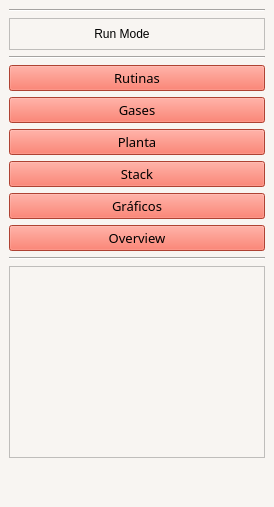
  <widget class="QDockWidget" name="dockWidget">
   <property name="minimumSize">
    <size>
     <width>183</width>
     <height>367</height>
    </size>
   </property>
   <property name="font">
    <font>
     <family>Century Gothic</family>
     <pointsize>10</pointsize>
     <weight>50</weight>
     <italic>false</italic>
     <bold>false</bold>
    </font>
   </property>
   <property name="styleSheet">
    <string notr="true">background-color: #f8f5f2



</string>
   </property>
   <property name="features">
    <set>QDockWidget::DockWidgetFloatable|QDockWidget::DockWidgetMovable</set>
   </property>
   <property name="windowTitle">
    <string>Control</string>
   </property>
   <attribute name="dockWidgetArea">
    <number>1</number>
   </attribute>
   <widget class="QWidget" name="dockWidgetContents">
    <property name="styleSheet">
     <string notr="true">QPushButton{
font:  &quot;Century Gothic&quot;;
background-color: #f45d48;
font: 10pt strong;
}
QLabel{
background-color: #f8f5f2;
}
.QHBoxLayout{
background-color:#f8f5f2}</string>
    </property>
    <layout class="QVBoxLayout" name="verticalLayout_7">
     <item>
      <widget class="Line" name="line_19">
       <property name="orientation">
        <enum>Qt::Horizontal</enum>
       </property>
      </widget>
     </item>
     <item>
      <widget class="QFrame" name="frame">
       <property name="sizePolicy">
        <sizepolicy hsizetype="Preferred" vsizetype="Preferred">
         <horstretch>0</horstretch>
         <verstretch>0</verstretch>
        </sizepolicy>
       </property>
       <property name="styleSheet">
        <string notr="true"/>
       </property>
       <property name="frameShape">
        <enum>QFrame::StyledPanel</enum>
       </property>
       <property name="frameShadow">
        <enum>QFrame::Raised</enum>
       </property>
       <layout class="QFormLayout" name="formLayout">
        <property name="horizontalSpacing">
         <number>0</number>
        </property>
        <property name="verticalSpacing">
         <number>0</number>
        </property>
        <property name="leftMargin">
         <number>0</number>
        </property>
        <property name="topMargin">
         <number>0</number>
        </property>
        <property name="rightMargin">
         <number>0</number>
        </property>
        <property name="bottomMargin">
         <number>0</number>
        </property>
        <item row="0" column="0" colspan="2">
         <layout class="QHBoxLayout" name="horizontalLayout_7">
          <property name="spacing">
           <number>0</number>
          </property>
          <item>
           <widget class="QLabel" name="label_56">
            <property name="sizePolicy">
             <sizepolicy hsizetype="Expanding" vsizetype="Preferred">
              <horstretch>0</horstretch>
              <verstretch>0</verstretch>
             </sizepolicy>
            </property>
            <property name="text">
             <string>Run Mode</string>
            </property>
            <property name="alignment">
             <set>Qt::AlignCenter</set>
            </property>
           </widget>
          </item>
          <item>
           <widget class="QLabel" name="CPU_Run">
            <property name="minimumSize">
             <size>
              <width>30</width>
              <height>30</height>
             </size>
            </property>
            <property name="maximumSize">
             <size>
              <width>30</width>
              <height>30</height>
             </size>
            </property>
            <property name="baseSize">
             <size>
              <width>30</width>
              <height>30</height>
             </size>
            </property>
            <property name="styleSheet">
             <string notr="true"/>
            </property>
            <property name="text">
             <string/>
            </property>
            <property name="pixmap">
             <pixmap>img/Luz_gris.svg</pixmap>
            </property>
            <property name="scaledContents">
             <bool>true</bool>
            </property>
           </widget>
          </item>
         </layout>
        </item>
       </layout>
      </widget>
     </item>
     <item>
      <widget class="Line" name="line_20">
       <property name="orientation">
        <enum>Qt::Horizontal</enum>
       </property>
      </widget>
     </item>
     <item>
      <widget class="QPushButton" name="pushButton_Rutinas">
       <property name="styleSheet">
        <string notr="true"/>
       </property>
       <property name="text">
        <string>Rutinas</string>
       </property>
      </widget>
     </item>
     <item>
      <widget class="QPushButton" name="pushButton_VGases">
       <property name="text">
        <string>Gases</string>
       </property>
      </widget>
     </item>
     <item>
      <widget class="QPushButton" name="pushButton_VPress">
       <property name="text">
        <string>Planta</string>
       </property>
      </widget>
     </item>
     <item>
      <widget class="QPushButton" name="pushButton_VTemp">
       <property name="text">
        <string>Stack</string>
       </property>
      </widget>
     </item>
     <item>
      <widget class="QPushButton" name="pushButton_Graficos">
       <property name="font">
        <font>
         <family>strong</family>
         <pointsize>10</pointsize>
         <weight>50</weight>
         <italic>false</italic>
         <bold>false</bold>
        </font>
       </property>
       <property name="text">
        <string>Gráficos</string>
       </property>
      </widget>
     </item>
     <item>
      <widget class="QPushButton" name="pushButton_Overview">
       <property name="text">
        <string>Overview</string>
       </property>
      </widget>
     </item>
     <item>
      <widget class="Line" name="line_18">
       <property name="orientation">
        <enum>Qt::Horizontal</enum>
       </property>
      </widget>
     </item>
     <item>
      <widget class="QTextBrowser" name="Log_register"/>
     </item>
     <item>
      <spacer name="verticalSpacer_3">
       <property name="orientation">
        <enum>Qt::Vertical</enum>
       </property>
       <property name="sizeHint" stdset="0">
        <size>
         <width>20</width>
         <height>40</height>
        </size>
       </property>
      </spacer>
     </item>
    </layout>
   </widget>
  </widget>
